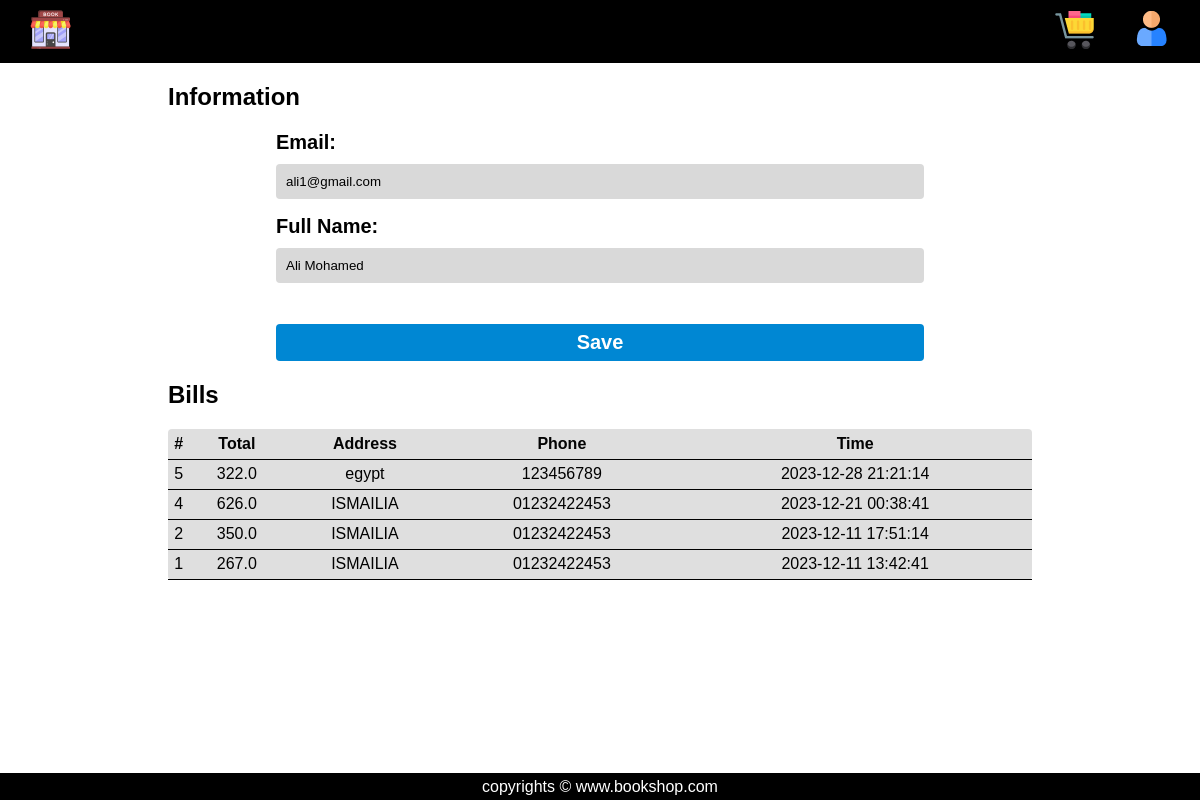
The page /profile (signed in) on the database its author committed.
### tables this page shows
CREATE TABLE User(
	user_id INTEGER PRIMARY KEY AUTOINCREMENT,
  	full_name TEXT NOT NULL,
  	email TEXT NOT NULL UNIQUE,
  	password TEXT NOT NULL,
  	admin_state_id INTEGER,
  	FOREIGN KEY (admin_state_id) REFERENCES User_State(state_id)
);

CREATE TABLE Bill(
	bill_id INTEGER PRIMARY KEY AUTOINCREMENT,
  	user_id INTEGER,
  	total REAL,
    address TEXT NOT NULL,
  	phone TEXT NOT NULL,
  	date_time TEXT,
  	FOREIGN KEY (user_id) REFERENCES User(user_id)
);

### app.py (the view)
@app.route("/profile", methods=["GET", "POST"])
@login_required
def profile():
    if request.method == "POST":
        if validEmail(request.form.get("email")):
            pass
        else:
            pass
        if validName(request.form.get("fullname")):
            pass
        else:
            pass
        con = sqlite3.connect("Books.db")
        db = con.cursor()
        db.execute(
            "UPDATE User SET email = ?, full_name = ? WHERE user_id = ?;",
            (
                request.form.get("email"),
                request.form.get("fullname"),
                session["user_id"],
            ),
        )
        con.commit()
        db.close()
        con.close()
        return redirect(url_for("profile"))
    else:
        con = sqlite3.connect("Books.db")
        db = con.cursor()
        db.execute("SELECT * FROM User WHERE user_id = ?;", (session["user_id"],))
        columns = [column[0] for column in db.description]
        users = [dict(zip(columns, row)) for row in db.fetchall()]
        personInfo = users[0]
        db.execute(
            "SELECT * FROM Bill WHERE user_id = ? ORDER BY date_time DESC;",
            (session["user_id"],),
        )
        columns = [column[0] for column in db.description]
        bills = [dict(zip(columns, row)) for row in db.fetchall()]
        con.commit()
        db.close()
        con.close()
        return render_template(
            "profile.html",
            page_name="profile",
            err_mes=createErrorMessage(),
            items=personInfo,
            bills=bills,
        )

### app.py (called while the page is built)
def login_required(f):
    @wraps(f)
    def decorated_function(*args, **kwargs):
        if session.get("user_id") is None:
            return redirect("/signin")
        return f(*args, **kwargs)
    return decorated_function

@app.after_request
def after_request(response):
    response.headers["Cache-Control"] = "no-cache, no-store, must-revalidate"
    response.headers["Expires"] = 0
    response.headers["Pragma"] = "no-cache"
    return response

def createErrorMessage(err_state=False, err_type=None, err_mesg_txt=None):
    error_message = {
        "error_state": err_state,
        "error_type": err_type,
        "error_message_text": err_mesg_txt,
    }
    return error_message

### templates/profile.html (shortened to what this page needs)
<!DOCTYPE html>
<html lang="en">
<head>
    <link rel="stylesheet" href="../static/profile.css" />
    <link rel="stylesheet" href="static/error.css" />
    <link rel="stylesheet" href="https://cdnjs.cloudflare.com/ajax/libs/font-awesome/4.7.0/css/font-awesome.min.css" />
</head>
<body>
    <header>
        <nav>
            <div class="left-navbar">
                <ul>
                    <li>
                        <a href="{{url_for('home')}}"><img src="../static/images/book_shop.png" alt="Book" /></a>
                    </li>
                </ul>
            </div>
            <div class="right-navbar">
                <ul>
                    <li>
                        <a href="{{url_for('profile')}}"><img src="../static/images/user_1.png" alt="Profile" /></a>
                    </li>
                    <li>
                        <a href="{{url_for('cart')}}">
                            <img src="../static/images/shopping_cart_1.png" alt="Store" />
                        </a>
                    </li>
                </ul>
            </div>
        </nav>
    </header>
    <div class="information">
        <h2 class="title">Information</h2>
        <form action="{{ url_for('profile') }}" method="post">
            <label for="Email">Email:</label>
            <input type="email" id="Email" name="email" value="{{ items['email']}}" />
            <label for="fname">Full Name:</label>
            <input type="text" id="fname" name="fullname" value="{{ items['full_name'] }}" />
            <button type="submit">Save</button>
        </form>
    </div>
    <div class="bills">
        <h2 class="title">Bills</h2>
        <table class="table">
            <tr class="table-head">
                <th>#</th>
                <th>Total</th>
                <th>Address</th>
                <th>Phone</th>
                <th>Time</th>
            </tr>
            {% for bill in bills %}
            <tr class="table-data">
                <td>{{ bill['bill_id'] }}</td>
                <td>{{ bill['total'] }}</td>
                <td>{{ bill['address'] }}</td>
                <td>{{ bill['phone'] }}</td>
                <td>{{ bill['date_time'] }}</td>
            </tr>
            {% endfor %}
        </table>
    </div>
    <div class="footer">
        <footer>
            <p>copyrights &copy; www.bookshop.com</p>
        </footer>
    </div>
</body>
</html>

### static/profile.css (style rules this page uses)
:root { --main-color: #c4c4c4; }
* { font-family: sans-serif; overflow-x: hidden; margin: 0px; padding: 0px; box-sizing: border-box; }
nav { padding: 10px; display: flex; justify-content: space-between; align-items: center; background-color: #000000; color: rgb(255, 255, 255); }
.left-navbar ul { display: flex; flex-direction: row; margin-left: 20px; list-style: none; }
.right-navbar ul { display: flex; flex-direction: row-reverse; list-style: none; }
.right-navbar ul li { margin: 0px 20px; }
footer { position: absolute; bottom: 0px; height: 27px; width: 100%; color: white; background-color: black; display: flex; justify-content: center; align-items: center; }
.information { margin-top: 20px; width: 90%; position: relative; left: 5%; height: auto; }
.information .title { position: relative; left: 10%; margin-bottom: 20px; }
label { font-size: 20px; font-weight: bold; margin-bottom: 10px; display: block; position: relative; left: 20%; }
input { position: relative; display: block; left: 20%; width: 60%; padding: 10px; margin-bottom: 16px; border: 1px solid #000000; border-radius: 4px; background-color: rgb(217, 217, 217); box-sizing: border-box; border: none; outline: none; }
button { background-color: rgb(0, 135, 211); color: #fff; border: none; border-radius: 4px; cursor: pointer; width: 100%; padding: 7px; margin-top: 25px; text-align: center; font-size: 20px; font-weight: bold; transition: .5s; }
button { position: relative; left: 20%; width: 60%; }
.bills { margin-top: 20px; width: 90%; position: relative; left: 5%; height: auto; }
.bills .title { position: relative; left: 10%; margin-bottom: 20px; }
.bills .table { position: relative; left: 10%; width: 80%; border-collapse: collapse; background-color: #dfdfdf; border-radius: 4px; margin-bottom: 20px; }
.table-head { padding: 20px; height: 30px; text-align: center; border-bottom : 1px solid #000000; color: #030303; }
.bills .table-data { padding: 20px; height: 30px; text-align: center; border-bottom : 1px solid #000000; }

### rows shown on the page
User: email "ali1@gmail.com", fullname "Ali Mohamed"
Bill: bill_id "5", total "322.0", address "egypt", phone "123456789", date_time "2023-12-28 21:21:14"
Bill: bill_id "4", total "626.0", address "ISMAILIA", phone "01232422453", date_time "2023-12-21 00:38:41"
Bill: bill_id "2", total "350.0", address "ISMAILIA", phone "01232422453", date_time "2023-12-11 17:51:14"
Bill: bill_id "1", total "267.0", address "ISMAILIA", phone "01232422453", date_time "2023-12-11 13:42:41"
